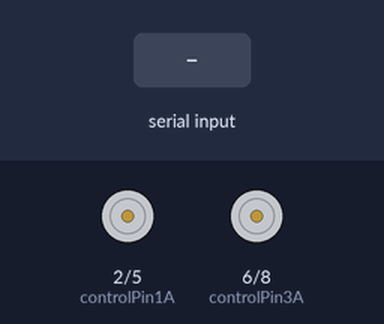
Bench run of a sketch on a simulated Arduino Uno, built with avr-gcc and run on an emulated ATmega328P. On the bench: motor-driver pin pairs drawn as motors (green arrow = first pin HIGH = forward, orange = second pin HIGH = backward, longer = more drive, scaled by the enable pin). The inputs (shaded band) are chosen by the test bench.

Above: at 1.2 s.
1.3 s: "90,45,200\n" received over Serial
At 2.1 s:
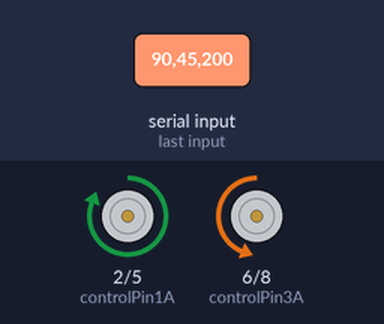
3.8 s: "90,45\n" received over Serial
At 4.4 s:
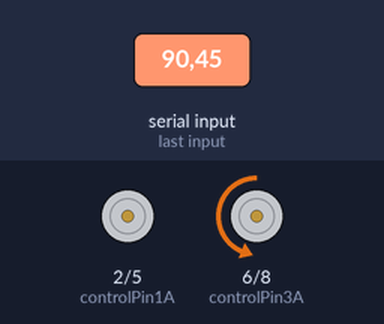
6.3 s: "1,90\n" received over Serial
At 7.1 s:
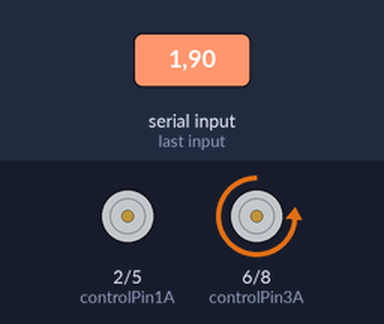
8.8 s: "1,90,45\n" received over Serial
At 9.5 s:
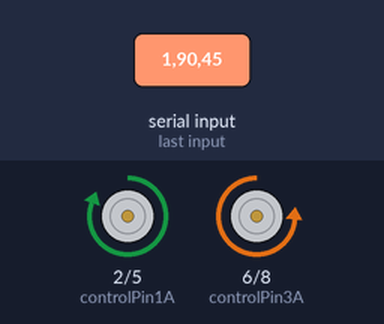
11.3 s: "90,45,200\n" received over Serial
At 13.4 s:
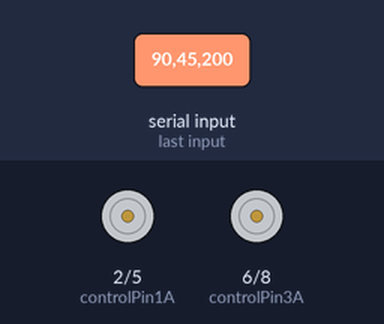
Timing chart, 0 to 14.8 s (numbered marks = the images above; inputs shaded):
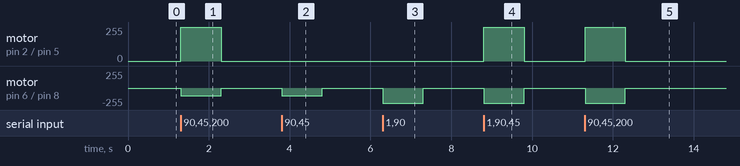

Measured:
- after the input at 1.3 s, motor on pin 2 (controlPin1A) / pin 5 (controlPin2A): stopped → forward 255/255 at once, → stopped 1.0 s later; motor on pin 6 (controlPin3A) / pin 8 (controlPin4A): stopped → backward 114/255 at once, → stopped 1.0 s later
- after the input at 3.8 s, motor on pin 6 (controlPin3A) / pin 8 (controlPin4A): stopped → backward 114/255 at once, → stopped 1.0 s later
- after the input at 6.3 s, motor on pin 6 (controlPin3A) / pin 8 (controlPin4A): stopped → backward 229/255 at once, → stopped 1.0 s later
- after the input at 8.8 s, motor on pin 2 (controlPin1A) / pin 5 (controlPin2A): stopped → forward 255/255 at once, → stopped 1.0 s later; motor on pin 6 (controlPin3A) / pin 8 (controlPin4A): stopped → backward 229/255 at once, → stopped 1.0 s later
- after the input at 11.3 s, motor on pin 2 (controlPin1A) / pin 5 (controlPin2A): stopped → forward 255/255 at once, → stopped 1.0 s later; motor on pin 6 (controlPin3A) / pin 8 (controlPin4A): stopped → backward 229/255 at once, → stopped 1.0 s later

The sketch:

Legocar_v3_bluetooth.ino
```cpp
/*
 Lego Powerfunctions car model controlled over bluetooth
 Arduino Uno controls motors and servo
 Remote controlled with android app developed with MIT App Inventor 2

 Circuit:
 * Serial communication   (uses Uno pin 0,1)    Bluetooth-module is attached (has to be detached when loading program over USB)
 * L293D with motor       (uses Uno digital pins 2,5,9)
 * L293D with servo       (uses Uno digital pins 6,8,3)


*/

// Used libraries:
#include <SPI.h>                             // Serial Peripheral Interface Library
#include <String.h>                          // contains function strtok: split string into tokens


// Serial buffer size: calculate based on max input size expected for one command over bluetooth serial interface
#define INPUT_SIZE 30

// Motor control digital output pins defined as global constants (4 wheel drive with 2 Lego motors):
const int controlPin1A = 2;                  // L293D driver input 1A on pin no 2  http://www.ti.com/lit/ds/symlink/l293.pdf connected to Arduino digital output pin 2
const int controlPin2A = 5;                  // L293D driver input 2A on pin no 7 connected to Arduino digital output pin 5
const int ENablePin = 9;                     // L293D ENable(1,2) input on pin no 1 connected to Arduino digital output pin 9
// Servo control digital output pins defined as global constants (Servo steering with 1 Lego servo):
const int controlPin3A = 6;                  // L293D driver input 3A on pin no 10 connected to Arduino digital output pin 6
const int controlPin4A = 8;                  // L293D driver input 4A on pin no 15 connected to Arduino digital output pin 8
const int servoENablePin = 3;                // L293D ENable(3,4) input on pin no 9 connected to Arduino digital output pin 3
// Motor control global variables:
int motorSpeed = 0;                          // Motor speed 0..255
int motorDirection = 1;                      // Forward (1) or reverse (0)
// Servo control global variables:
int steering = 0;                            // Servo position 0..255
int steeringDirection = 0;                   // Left (0) and Right (1)


void setup()
{
   Serial.begin(9600);                       // initialize serial communication
   Serial.setTimeout(1000);                  // 1000 ms time out
   // Declare digital output pins:
   pinMode(controlPin1A, OUTPUT);      // 1A
   pinMode(controlPin2A, OUTPUT);      // 2A
   pinMode(ENablePin, OUTPUT);         // EN1,2
   pinMode(controlPin3A, OUTPUT);      // 3A
   pinMode(controlPin4A, OUTPUT);      // 4A
   pinMode(servoENablePin, OUTPUT);    // EN3,4
   digitalWrite(ENablePin, LOW);       // motor off
   digitalWrite(servoENablePin, LOW);  // steering centered
}


void loop()
{
   // Get next command from serial bluetooth (add 1 byte for final 0)
   char input[INPUT_SIZE + 1];                  // array of type char (C-string) with null-termination (https://www.arduino.cc/en/Reference/String)
   byte size = Serial.readBytesUntil('\n', input, INPUT_SIZE);   //read Serial until new line or buffer full or time out
   // Add the final 0 to end the C-string
   input[size] = 0;

   // Read command which is a C-string of the form:  "RC,RCsteering,RCspeed,\n\0"  (ends with a new line character and a null)
   char* command = strtok(input, ",");          // ignore command for now (RC for Remote Control is the only command sent by the app for the time being)
   char* RCsteering = strtok(NULL, ",");        // next comes RCsteering which is in the Range: -100 (left).. 0 .. 100 (right)
   char* RCspeed = strtok(NULL, ",");           // next comes RCspeed which is in the Range: -100 (full speed reverse).. 0 .. 100 (full speed forward)
   int iRCsteering = atoi(RCsteering);          // convert string RCsteering into integer iRCsteering
   int iRCspeed = atoi(RCspeed);                // convert string RCspeed into integer iRCspeed

   // Set motor and servo control variables
   if (iRCsteering > 0) steeringDirection = 1;   // turn right if iRCsteering = 1..100
   else steeringDirection = 0;                   // turn left  if iRCsteering = -100..0
   steering = int(2.55*abs(iRCsteering));        // Servo position 0..255 based on command 0..100
   if (iRCspeed > 0) motorDirection = 1;         // Set car in forward if iRCspeed = 1..100
   else motorDirection = 0;                      // Set car in reverse if iRCspeed = -100..0
   motorSpeed = int(2.55*abs(iRCspeed));         // Set speed 0..255 based on command 0..100

   SetMotorControl();                            // adjust motor direction and speed
}


void SetMotorControl()
/*
L293 logic:    EN1,2   1A    2A
               H       H     L    Motor turns left  (Forward; motorDirection == 1)
               H       L     H    Motor turns right (Reverse; motorDirection == 0)

               EN3,4   3A    4A
               H       H     L    Servo turns left  (steeringDirection == 0)
               H       L     H    Servo turns right (steeringDirection == 1)

Motor speed:   PWM signal on EN1,2 (490 Hz; digital output value 0..255 for motorSpeed)
Servo position:PWM signal on EN3,4 (490 Hz; digital output value 0..255 for position; 0 is straight ahead)
*/
{
  if (motorDirection == 1)               //Forward
    {
       digitalWrite(controlPin1A, HIGH);
       digitalWrite(controlPin2A, LOW);
    }
  else                                   //Reverse
    {
       digitalWrite(controlPin1A, LOW);
       digitalWrite(controlPin2A, HIGH);
    }
  analogWrite(ENablePin, motorSpeed);    //Speed

  if (steeringDirection == 0)            //Left
    {
       digitalWrite(controlPin3A, HIGH);
       digitalWrite(controlPin4A, LOW);
    }
  else                                   //Right
    {
       digitalWrite(controlPin3A, LOW);
       digitalWrite(controlPin4A, HIGH);
    }
  analogWrite(servoENablePin, steering); //Servo position

}
```
